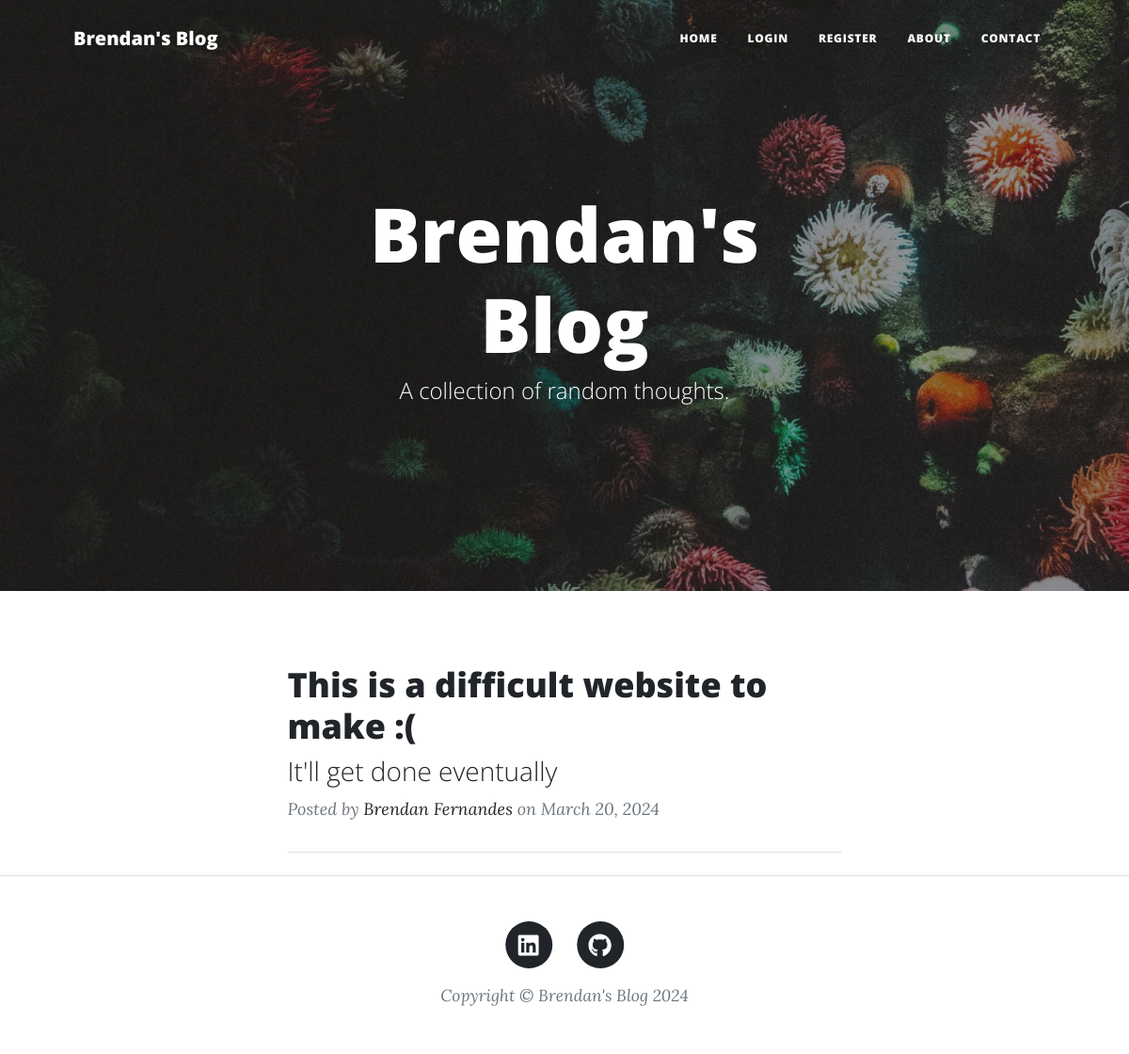
Before: / with the older database file.
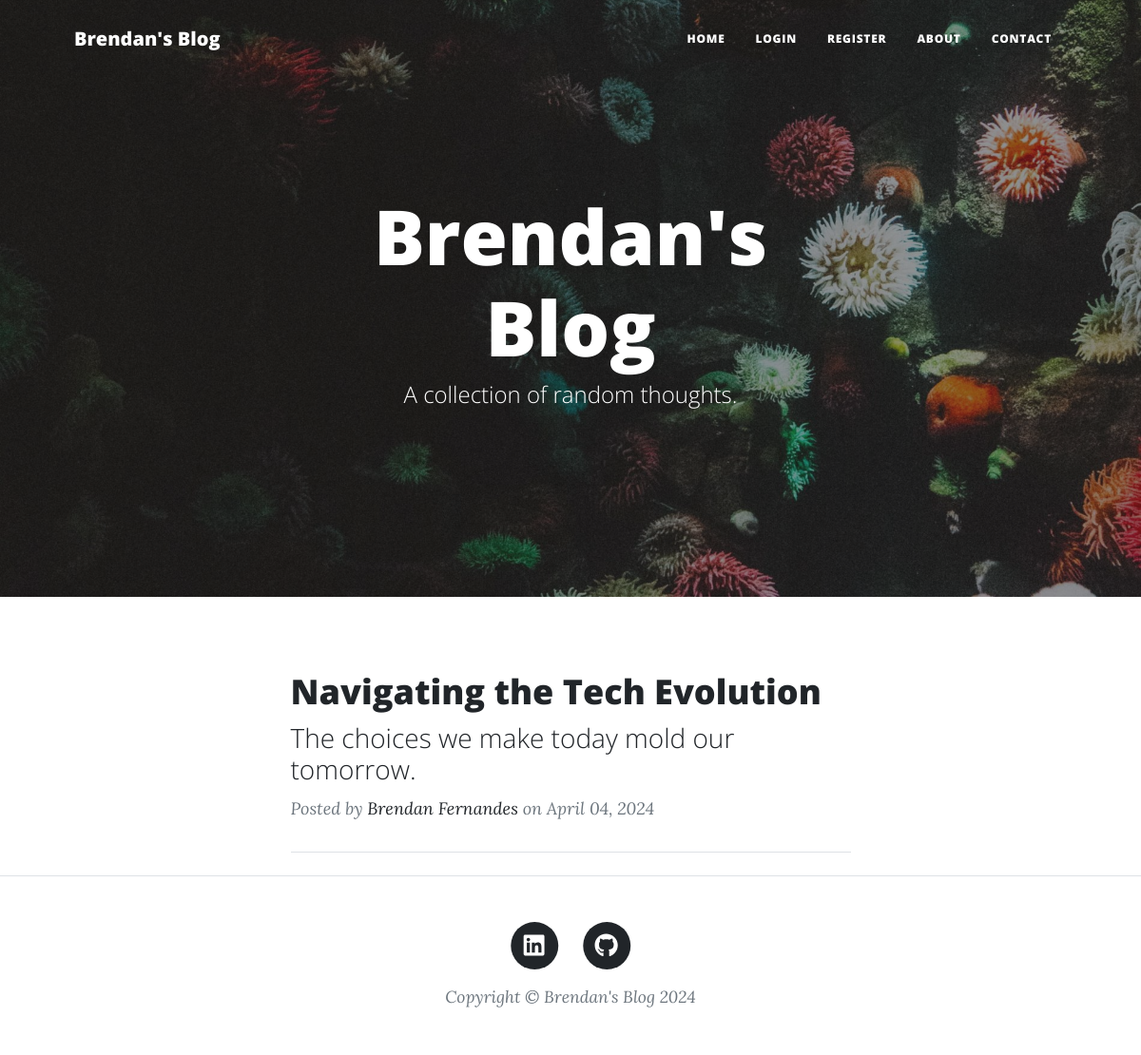
After: the same page with the newer database file.
### app.py (models this page shows)
class BlogPost(db.Model):
    __tablename__ = "blog_posts"
    id: Mapped[int] = mapped_column(Integer, primary_key=True)
    author_id: Mapped[int] = mapped_column(Integer, db.ForeignKey("users.id"))
    author = relationship("User", back_populates="posts")
    title: Mapped[str] = mapped_column(String(250), unique=True, nullable=False)
    subtitle: Mapped[str] = mapped_column(String(250), nullable=False)
    date: Mapped[str] = mapped_column(String(250), nullable=False)
    body: Mapped[str] = mapped_column(Text, nullable=False)
    img_url: Mapped[str] = mapped_column(String(250), nullable=False)
    comments = relationship("Comment", back_populates="parent_post")

class User(UserMixin, db.Model):
    __tablename__ = "users"
    id: Mapped[int] = mapped_column(Integer, primary_key=True)
    email: Mapped[str] = mapped_column(String(100), unique=True)
    password: Mapped[str] = mapped_column(String(100))
    name: Mapped[str] = mapped_column(String(100))
    posts = relationship("BlogPost", back_populates="author")
    comments = relationship("Comment", back_populates="comment_author")

### app.py (the view)
@app.route('/')
def get_all_posts():
    result = db.session.execute(db.select(BlogPost))
    posts = result.scalars().all()
    return render_template("index.html", all_posts=posts)

### templates/index.html (shortened to what this page needs)
{% include "header.html" %}
<header
  class="masthead"
  style="background-image: url('../static/assets/img/home-bg.jpg')"
>
  <div class="container position-relative px-4 px-lg-5">
    <div class="row gx-4 gx-lg-5 justify-content-center">
      <div class="col-md-10 col-lg-8 col-xl-7">
        <div class="site-heading">
          <h1>Brendan's Blog</h1>
          <span class="subheading">A collection of random thoughts.</span>
        </div>
      </div>
    </div>
  </div>
</header>
<div class="container px-4 px-lg-5">
  <div class="row gx-4 gx-lg-5 justify-content-center">
    <div class="col-md-10 col-lg-8 col-xl-7">
      {% for post in all_posts %}
      <div class="post-preview">
        <a href="{{ url_for('show_post', post_id=post.id) }}">
          <h2 class="post-title">{{ post.title }}</h2>
          <h3 class="post-subtitle">{{ post.subtitle }}</h3>
        </a>
        <p class="post-meta">
          Posted by
          <a href="#">{{post.author.name}}</a>
          on {{post.date}}
        </p>
      </div>
      <hr class="my-4" />
      {% endfor %}
    </div>
  </div>
</div>
{% include "footer.html" %}

### templates/header.html (shortened to what this page needs)
<!DOCTYPE html>
<html lang="en">
  <head>
    {% block styles %}
    {{ bootstrap.load_css() }}
    <link
      href="{{ url_for('static', filename='css/styles.css') }}"
      rel="stylesheet"
    />
    {% endblock %}
  </head>
  <body>
    <nav class="navbar navbar-expand-lg navbar-light" id="mainNav">
      <div class="container px-4 px-lg-5">
        <a class="navbar-brand" href="/">Brendan's Blog</a>
        <div class="collapse navbar-collapse" id="navbarResponsive">
          <ul class="navbar-nav ms-auto py-4 py-lg-0">
            <li class="nav-item">
              <a
                class="nav-link px-lg-3 py-3 py-lg-4"
                href="{{ url_for('get_all_posts') }}"
                >Home</a
              >
            </li>
            {% if not current_user.is_authenticated: %}
            <li class="nav-item">
              <a
                class="nav-link px-lg-3 py-3 py-lg-4"
                href="{{ url_for('login') }}"
                >Login</a
              >
            </li>
            <li class="nav-item">
              <a
                class="nav-link px-lg-3 py-3 py-lg-4"
                href="{{ url_for('register') }}"
                >Register</a
              >
            </li>
            {% endif %}
            <li class="nav-item">
              <a
                class="nav-link px-lg-3 py-3 py-lg-4"
                href="{{ url_for('about') }}"
                >About</a
              >
            </li>
            <li class="nav-item">
              <a
                class="nav-link px-lg-3 py-3 py-lg-4"
                href="{{ url_for('contact') }}"
                >Contact</a
              >
            </li>
          </ul>
        </div>
      </div>
    </nav>
  </body>
</html>

### templates/footer.html (shortened to what this page needs)
        <footer class="border-top">
          <div class="container px-4 px-lg-5">
              <div class="row gx-4 gx-lg-5 justify-content-center">
                  <div class="col-md-10 col-lg-8 col-xl-7">
                      <ul class="list-inline text-center">
                          <li class="list-inline-item">
                              <a href="https://www.linkedin.com/in/brendanfernandes/">
                                   <span class="fa-stack fa-lg">
                                      <i class="fas fa-circle fa-stack-2x"></i>
                                      <i class="fab fa-linkedin fa-stack-1x fa-inverse"></i>
                                  </span>
                              </a>
                          </li>
                          <li class="list-inline-item">
                              <a href="https://github.com/brendanfernandes-projects/">
                                  <span class="fa-stack fa-lg">
                                      <i class="fas fa-circle fa-stack-2x"></i>
                                      <i class="fab fa-github fa-stack-1x fa-inverse"></i>
                                  </span>
                              </a>
                          </li>
                      </ul>
                      <div class="small text-center text-muted fst-italic">Copyright &copy; Brendan's Blog 2024</div>
                  </div>
              </div>
          </div>
      </footer>
  </body>
</html>

Changed rows visible on the page:
changed BlogPost "Brendan Fernandes": title "This is a difficult website to make :(" → "Navigating the Tech Evolution"; subtitle "It'll get done eventually" → "The choices we make today mold our tomorrow."; date "March 20, 2024" → "April 04, 2024"
